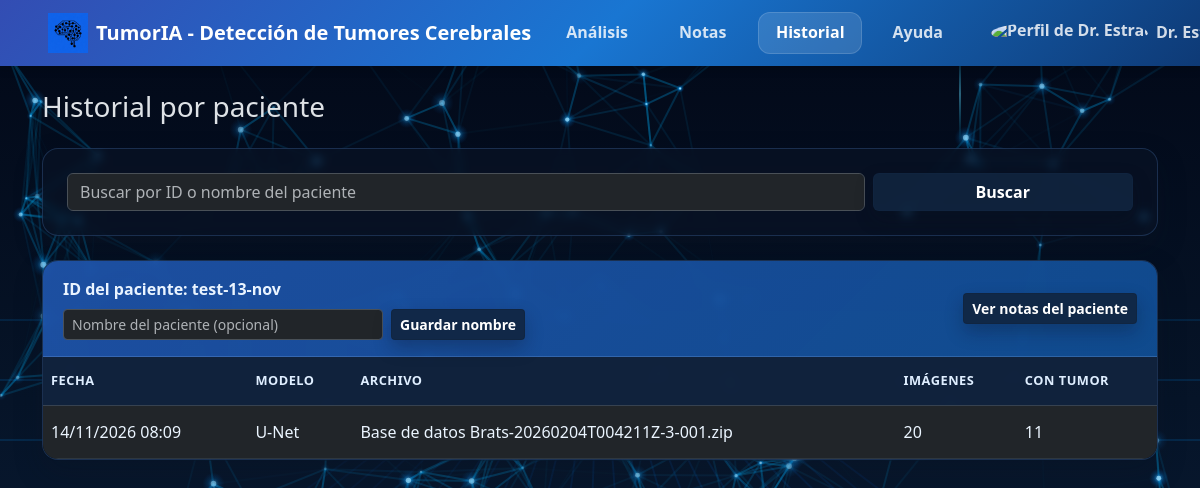
/history (signed in), run on an earlier commit of the app's database.
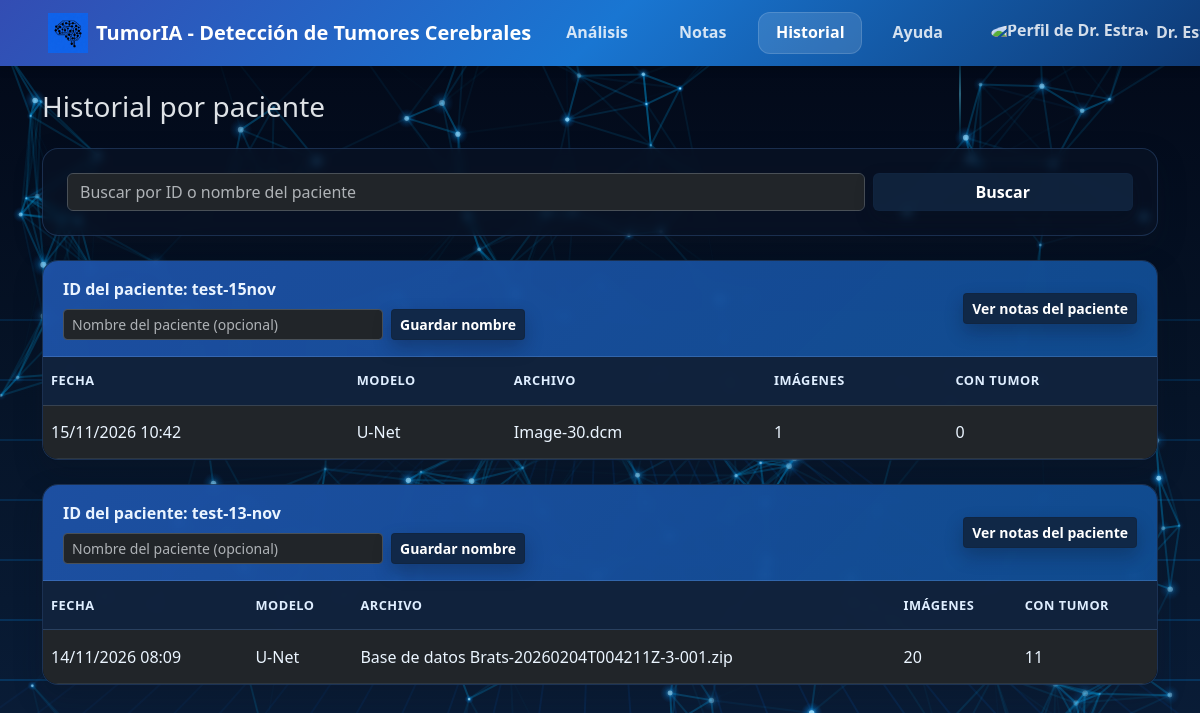
And on a later commit of the database.
### web/models.py (models this page shows, shortened)
class PatientStudy(db.Model):
    __tablename__ = 'patient_studies'
    id = db.Column(db.Integer, primary_key=True)
    user_id = db.Column(db.Integer, db.ForeignKey('users.id'), nullable=False, index=True)
    patient_id = db.Column(db.String(120), nullable=False, index=True)
    created_at = db.Column(db.DateTime, default=datetime.utcnow, index=True)
    model_type = db.Column(db.String(20), nullable=False, default='unet')
    source_file = db.Column(db.String(255), nullable=False)
    patient_name = db.Column(db.String(160), nullable=True, index=True)
    num_images = db.Column(db.Integer, default=0)
    num_with_tumor = db.Column(db.Integer, default=0)
    total_area_mm2 = db.Column(db.Float, default=0.0)
    result_summary = db.Column(db.Text, nullable=True)
    result_images = db.Column(db.Text, nullable=True)
    user = db.relationship('User', backref='patient_studies', lazy=True)

### web/app.py (the view)
@app.route("/history", methods=["GET"])
@login_required
def patient_history():
    search_query = (request.args.get("q") or "").strip()
    studies_query = PatientStudy.query.filter_by(user_id=current_user.id)
    if search_query:
        studies_query = studies_query.filter(
            (PatientStudy.patient_id.contains(search_query))
            | (PatientStudy.patient_name.contains(search_query))
        )
    studies = studies_query.order_by(PatientStudy.created_at.desc()).all()
    grouped = {}
    for study in studies:
        group = grouped.setdefault(
            study.patient_id,
            {
                "patient_id": study.patient_id,
                "patient_name": study.patient_name or "",
                "studies": [],
            },
        )
        if study.patient_name and not group["patient_name"]:
            group["patient_name"] = study.patient_name
        group["studies"].append(study)
    return render_template("history.html", grouped=list(grouped.values()), search_query=search_query)

### web/app.py (called while the page is built)
@login_manager.user_loader
def load_user(user_id):
    return User.query.get(int(user_id))

@app.context_processor
def inject_avatar_helpers():
    def user_avatar_url(user=None):
        user = user or current_user
        if (
            getattr(user, "is_authenticated", False)
            and getattr(user, "has_profile_image", False)
        ):
            version = ""
            if getattr(user, "profile_image_updated_at", None):
                version = user.profile_image_updated_at.strftime("%Y%m%d%H%M%S")
            return url_for("serve_profile_avatar", user_id=user.id, v=version)
        return url_for("static", filename="images/pfp-default/Default-pfp-tumoria.png")
    return {"user_avatar_url": user_avatar_url}

### web/models.py (called while the page is built)
    @property
    def has_profile_image(self):
        return bool(self.profile_image_mime and self.profile_image_updated_at)

### templates/history.html (shortened to what the changed rows need)
<!DOCTYPE html>
<html lang="es" data-bs-theme="dark">
<head>
  <link rel="stylesheet" href="{{ url_for('static', filename='vendor/bootstrap/bootstrap.min.css') }}">
  <link rel="stylesheet" href="{{ url_for('static', filename='styles.css') }}" />
</head>
<body class="bg-body-tertiary">
  <main class="container py-4 app-main">
    <div class="d-flex justify-content-between align-items-center mb-4">
      <h1 class="h3 mb-0">Historial por paciente</h1>
    </div>
    {% if not grouped %}
      <div class="alert alert-info">
        No hay estudios registrados todavía.
      </div>
    {% else %}
      {% for group in grouped %}
        {% set patient_id = group.patient_id %}
        {% set patient_name = group.patient_name %}
        {% set studies = group.studies %}
        <div class="history-card mb-4">
          <div class="history-header d-flex justify-content-between align-items-center flex-wrap gap-2">
            <div class="d-flex flex-column gap-2 flex-grow-1">
              <div>
                <strong>ID del paciente:</strong> {{ patient_id }}
              </div>
              <form method="POST" action="{{ url_for('save_patient_name', patient_id=patient_id) }}" class="d-flex gap-2 align-items-center flex-wrap">
                <input type="text" name="patient_name" class="form-control form-control-sm" style="max-width: 320px;" placeholder="Nombre del paciente (opcional)" value="{{ patient_name }}" />
                <button type="submit" class="btn btn-solid-blue btn-sm">Guardar nombre</button>
              </form>
            </div>
            <a href="{{ url_for('notes', patient_id=patient_id) }}" class="btn btn-solid-blue btn-sm">
              Ver notas del paciente
            </a>
          </div>
          <div class="card-body p-0">
            <div class="table-responsive">
              <table class="table history-table align-middle mb-0">
                <thead>
                  <tr>
                    <th>Fecha</th>
                    <th>Modelo</th>
                    <th>Archivo</th>
                    <th>Imágenes</th>
                    <th>Con tumor</th>
                  </tr>
                </thead>
                <tbody>
                  {% for study in studies %}
                    <tr class="study-row" tabindex="0" aria-expanded="false" role="button">
                      <td>{{ study.created_at.strftime('%d/%m/%Y %H:%M') }}</td>
                      <td>{{ 'U-Net' if study.model_type == 'unet' else study.model_type }}</td>
                      <td>{{ study.source_file }}</td>
                      <td>{{ study.num_images }}</td>
                      <td>{{ study.num_with_tumor }}</td>
                    </tr>
                          {% set result_images = (study.result_images or '').split('|') if study.result_images else [] %}
                  {% endfor %}
                </tbody>
              </table>
            </div>
          </div>
        </div>
      {% endfor %}
    {% endif %}
  </main>
</body>
</html>

What changed in the data, as far as the page shows it:
added PatientStudy: patient "test-15nov", created_at "15/11/2026 10:42", model_type "U-Net", source_file "Image-30.dcm", num_images "1", num_with_tumor "0"
